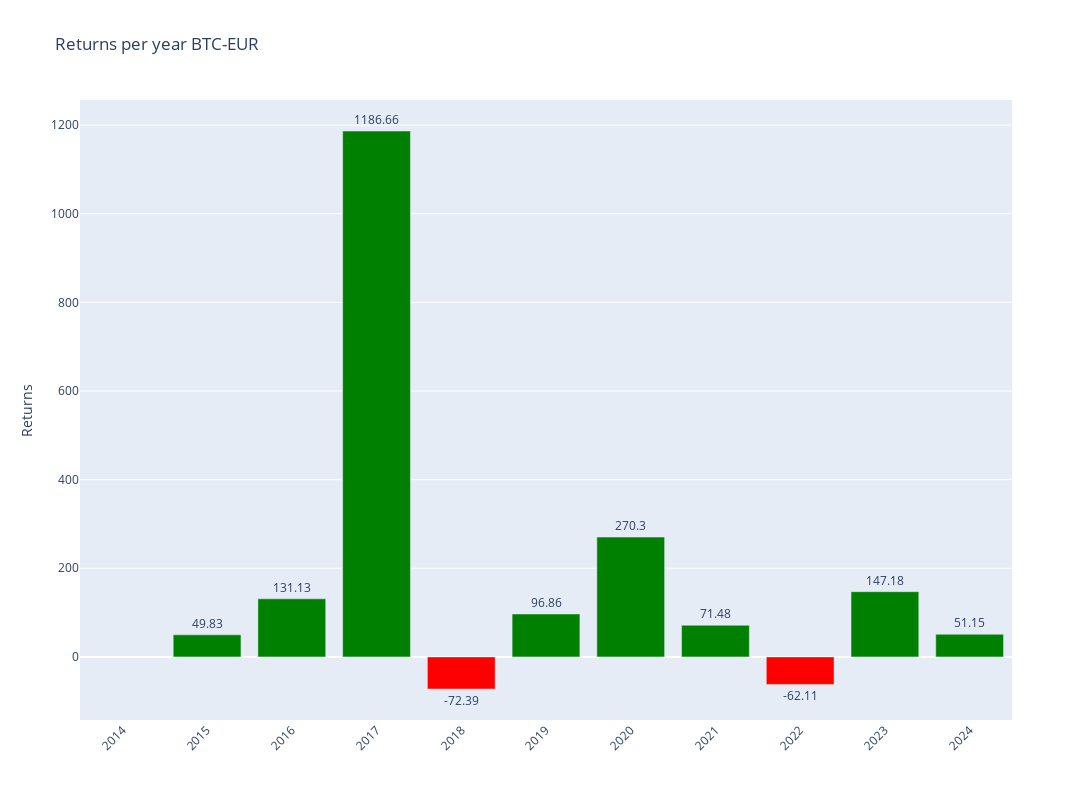

Source (notebook cell):
### Code cell
# Plotly
fig = make_subplots()

# Add colors
colors = ['green' if x >= 0 else 'red' for x in annual_data['Return']]

# Graph (1,1)
fig.add_trace(go.Bar(y=annual_data['Return'],x=annual_data['Return'].index,text=round(annual_data['Return'],2),textposition='outside',marker_color=colors,hoverinfo='skip'),row=1,col=1)

# Update xaxis properties
fig.update_yaxes(title_text="Returns", row=1, col=1)

fig.update_layout(xaxis=dict(tickvals=annual_data.index,tickangle=-45),height=800, width=1300,title=f"Returns per year {ticker}")

fig.show()

### Figure 1 — Plotly figure (JSON) as saved in the notebook; plotly's stock layout.template omitted (floating-point values rounded to 4 significant figures)
{"data": [{"hoverinfo": "skip", "marker": {"color": ["red", "green", "green", "green", "red", "green", "green", "green", "red", "green", "green"]}, "text": [null, 49.83, 131.1, 1187.0, -72.39, 96.86, 270.3, 71.48, -62.11, 147.2, 51.15], "textposition": "outside", "type": "bar", "x": [2014, 2015, 2016, 2017, 2018, 2019, 2020, 2021, 2022, 2023, 2024], "xaxis": "x", "y": [null, 49.83, 131.1, 1187.0, -72.39, 96.86, 270.3, 71.48, -62.11, 147.2, 51.15], "yaxis": "y"}], "layout": {"height": 800, "title": {"text": "Returns per year BTC-EUR"}, "width": 1300, "xaxis": {"anchor": "y", "domain": [0, 1], "tickangle": -45, "tickvals": [2014, 2015, 2016, 2017, 2018, 2019, 2020, 2021, 2022, 2023, 2024]}, "yaxis": {"anchor": "x", "domain": [0, 1], "title": {"text": "Returns"}}}}
